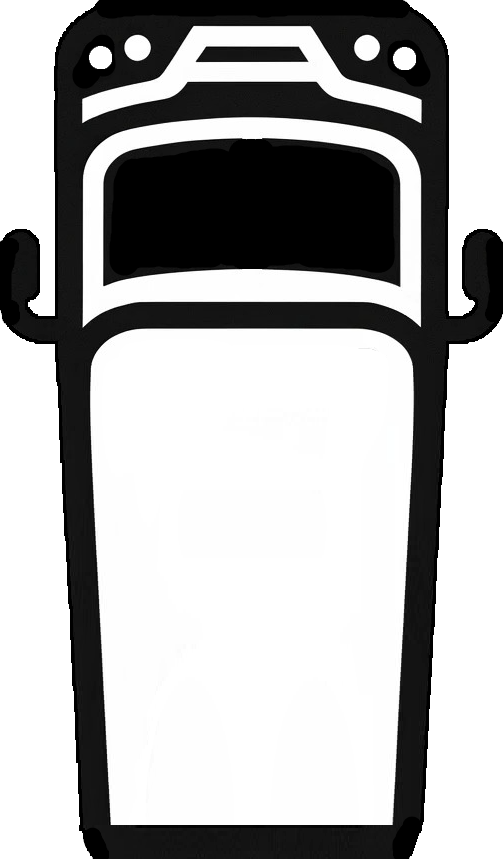
#> input picture output.png, 503 x 859 px, found by its file name
$ python threshold.py
#> lines starting #> are read from the running program, lines starting #| are printed output that depends on the picture; after the words box and inside, x2 and y2 are one past the last pixel; in counts of white or black regions, pixels touching at a corner belong together
import numpy as np
from PIL import Image

def threshold_image(input_path, output_path, threshold=128, invert=False):
    """
    Converts an image to binary (black and white) based on a threshold value.

    Args:
        input_path (str): Path to input image
        output_path (str): Path to save thresholded image
        threshold (int): Threshold value (0-255). Pixels above this become white, below become black
        invert (bool): If True, inverts the threshold (above becomes black, below becomes white)
    """
#> called with input_path = 'output.png', output_path = 'output_simple.png', threshold = 128, invert = False
    # Open image and convert to grayscale
    img = Image.open(input_path).convert('L')
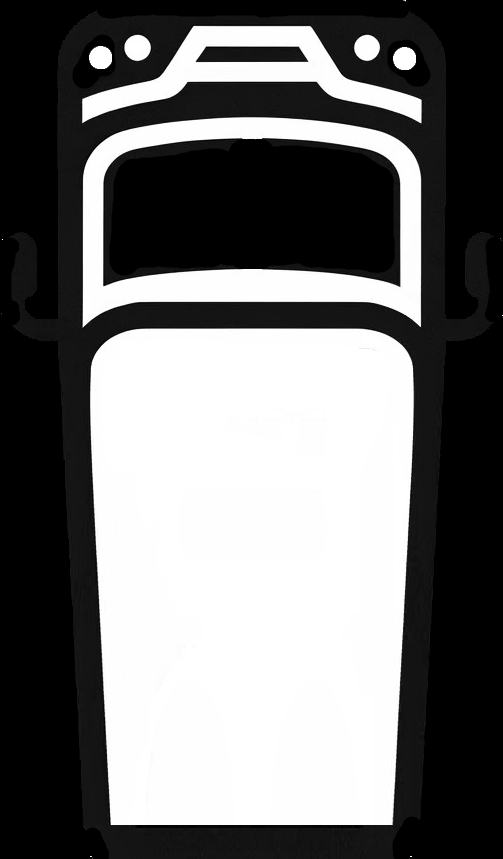
#> img: PIL image 503x859 L; min 0, max 255, mean 113.8

    # Convert to numpy array for easier processing
    data = np.array(img)

    # Create binary mask based on threshold
    if not invert:
        binary = data > threshold
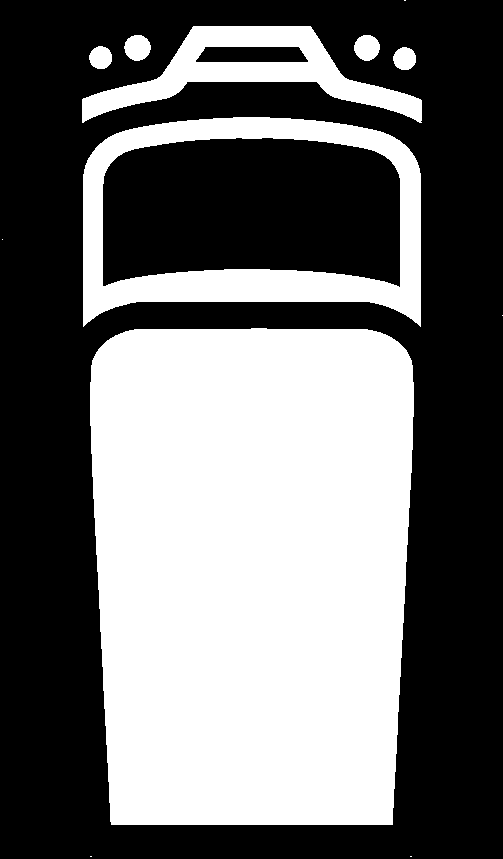
#> binary: shape (859, 503) bool; 43.1% white; 12 white regions (5 under 20 px), largest, box (x1, y1, x2, y2) and area: (90, 328, 414, 825) 151267, (83, 117, 421, 327) 21948, (82, 26, 422, 123) 11055
    else:
        binary = data <= threshold

    # Convert boolean mask to 0 and 255 values
    result = binary.astype('uint8') * 255

    # Convert back to PIL Image
    binary_img = Image.fromarray(result)

    # If original image had alpha channel, preserve it
    original = Image.open(input_path)
#> original is the input picture: PIL image 503x859 RGBA; mean R, G, B, A 113.7, 113.8, 113.7, 195.4
    if original.mode == 'RGBA':
        # Create new RGBA image
        final_img = Image.new('RGBA', binary_img.size)
#> final_img: PIL image 503x859 RGBA; every value is 0
        # Get alpha channel from original
        alpha = original.split()[3]
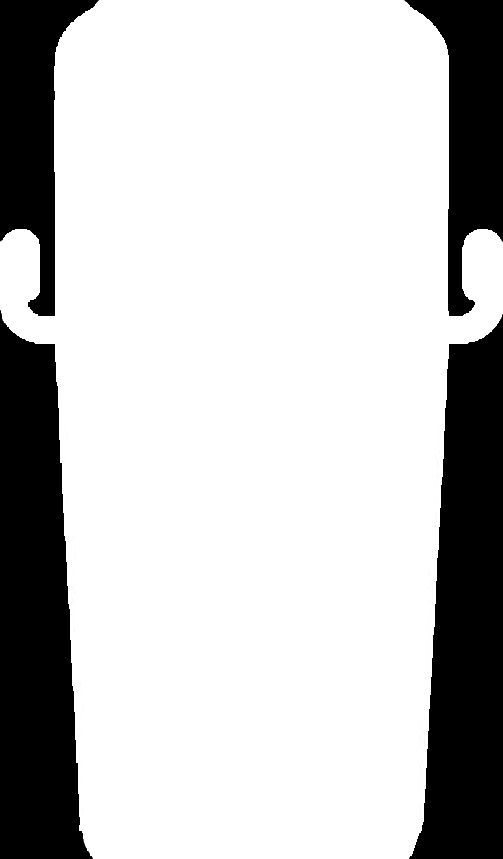
#> alpha: PIL image 503x859 L; min 0, max 255, mean 195.4
        # Combine binary image with original alpha
        final_img.paste(binary_img, mask=alpha)
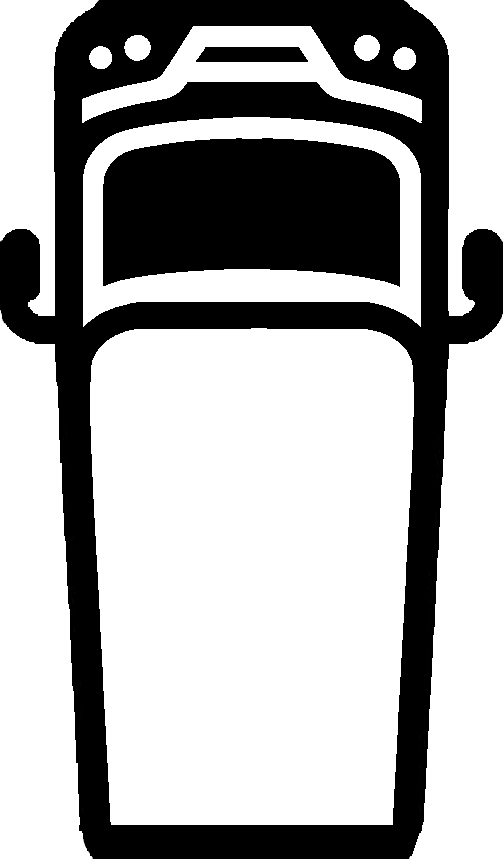
#> final_img: PIL image 503x859 RGBA; mean R, G, B, A 109.9, 109.9, 109.9, 195.4; transparent parts drawn white
        final_img.putalpha(alpha)
        final_img.save(output_path, 'PNG')
    else:
        binary_img.save(output_path)

def adaptive_threshold(input_path, output_path, block_size=11, c=2):
    """
    Applies adaptive thresholding to an image.
    The threshold is calculated for smaller regions of the image,
    which can give better results for images with varying brightness.

    Args:
        input_path (str): Path to input image
        output_path (str): Path to save thresholded image
        block_size (int): Size of pixel neighborhood used to calculate threshold value
        c (int): Constant subtracted from the mean (higher values = more white pixels)
    """
    # Open image and convert to grayscale
#> (the run stopped early here; a loop or call above may not have finished)
